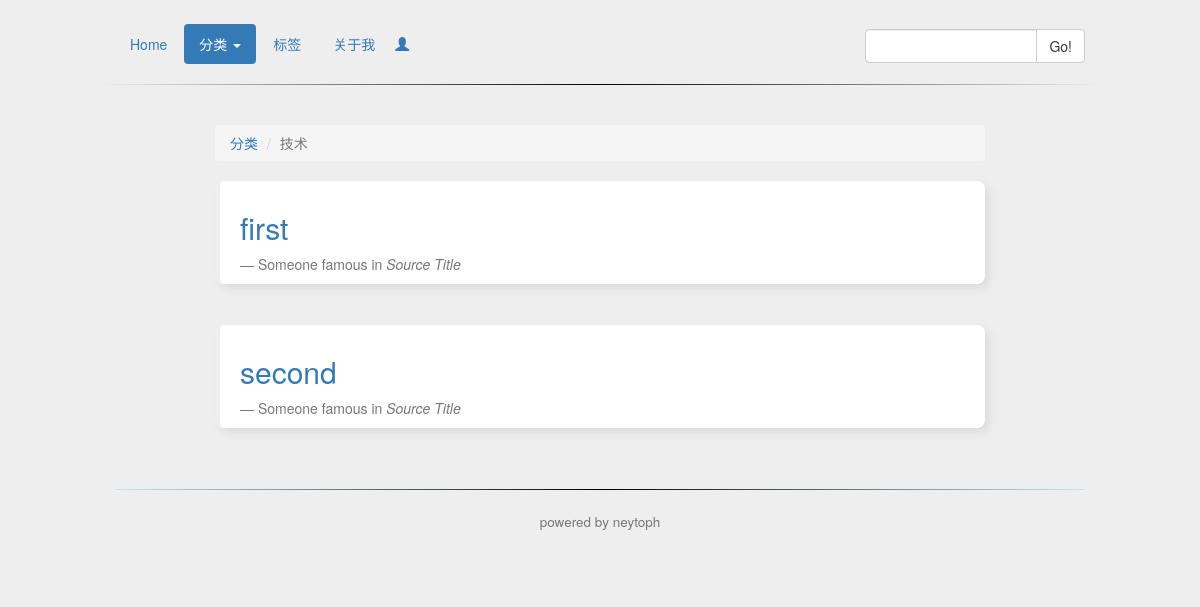
The page /index.php/Category/show/1 on the database as committed earlier.
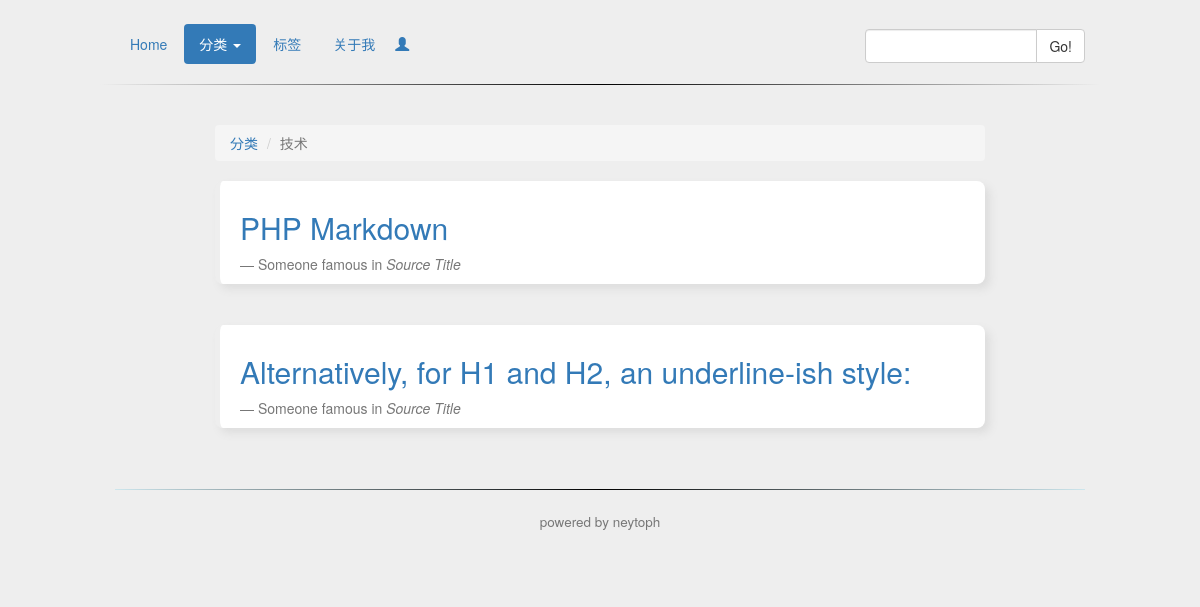
The same page on the database as committed later.
### tables this page shows
CREATE TABLE IF NOT EXISTS `articles` (
  `id` int(10) unsigned NOT NULL AUTO_INCREMENT,
  `title` varchar(255) NOT NULL,
  `content` text NOT NULL,
  `category` varchar(50) NOT NULL,
  `tag` varchar(100) NOT NULL,
  `published_at` datetime NOT NULL,
  `pv` int(50) unsigned NOT NULL DEFAULT '1',
  PRIMARY KEY (`id`)
);

### application/controllers/Category.php (called while the page is built, shortened)
<?php
class Category extends CI_Controller {
	public function show($id)
	{
		$this->load->helper('url');
		$this->load->model('category_model');
		$data['data'] = $this->category_model->getAllArticles($id);
		$data['cur_category'] = $this->category_model->getCategory($id);
		$data['all_category'] =  $this->category_model->getAllCategory();
		$data['cur_title'] = array('','active','','');
		$this->load->view('header');
		$this->load->view('menu',$data);
		$this->load->view('category_show', $data);
		$this->load->view('footer');
	}
}

### index.php (called while the page is built, shortened)
<?php
require_once BASEPATH.'core/CodeIgniter.php';

### application/models/category_model.php (called while the page is built, shortened)
<?php
class Category_model extends CI_Model {
	public function getAllCategory(){
		$sql="select * from category order by category_order";
		$data_tmp =$this->db->query($sql)->result_array();
		foreach ($data_tmp as $value) {
			$category_id = $value['id'];
			$data["$category_id"]['id'] = $value['id'];
			$data["$category_id"]['category'] = $value['category'];
			$data["$category_id"]['category_order'] = $value['category_order'];
		}
		return $data;
	}
	public function getAllArticles($category_id){
		$sql="select * from articles where category={$category_id}";
		$data = $this->db->query($sql)->result_array();
		return $data;
	}
	public function getCategory($category_id){
		$sql="select * from category where id={$category_id}";
		$data =$this->db->query($sql)->result_array();
		return $data;
	}
}

### application/views/category_show.php (the view)
<div class="col-sm-2" style="padding-top:20px">
</div>
<div class="col-sm-8" style="padding-top:20px">
<ol class="breadcrumb">
 <li><?php echo anchor("Category/index","分类","")?></li>
 <li class="active"><?php echo $cur_category[0]['category']?></li>
</ol>
    <?php foreach ($data as $key => $value): ?>
        <blockquote style="background-color: #FFF;border-radius: 8px;box-shadow:5px 5px 8px #DDDDDD;"><a href='<?php echo site_url("Articles/article/{$value["id"]}");?>'><h2><?php echo $value['title']?></h2></a><small>Someone famous in <cite title="Source Title">Source Title</cite></small></blockquote>
      <hr style="solid">
    <?php endforeach ?>
</div>

Rows that differ between the two databases and show on the page:
changed articles: title "first" → "PHP Markdown"
changed articles: title "second" → "Alternatively, for H1 and H2, an underline-ish style:"
